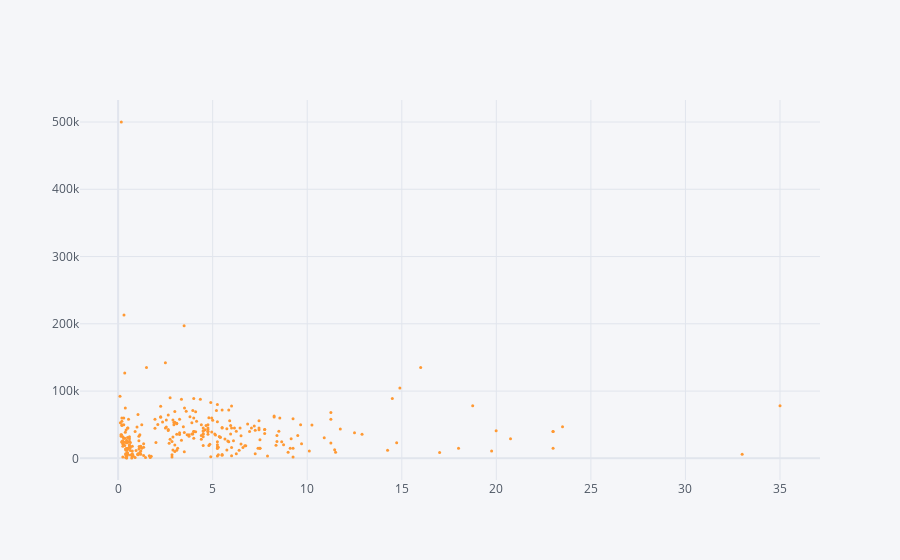

Write notebook code for a chart like this one.
### Code cell
df.iplot(kind='scatter', y="Kms_Driven", x="Selling_Price", mode='markers', size=3)

### Figure 1 — Plotly figure (JSON) as saved in the notebook; plotly's stock layout.template omitted (floating-point values rounded to 4 significant figures; data arrays with more than 128 entries replaced by an {"elided": "..."} marker saying what was removed)
{"data": [{"line": {"color": "rgba(255, 153, 51, 1.0)", "dash": "solid", "shape": "linear", "width": 1.3}, "marker": {"size": 3, "symbol": "circle"}, "mode": "markers", "name": "Kms_Driven", "text": "", "type": "scatter", "x": {"elided": "301 float values"}, "y": {"elided": "301 int values"}}], "layout": {"autosize": true, "legend": {"bgcolor": "#F5F6F9", "font": {"color": "#4D5663"}}, "paper_bgcolor": "#F5F6F9", "plot_bgcolor": "#F5F6F9", "title": {"font": {"color": "#4D5663"}}, "xaxis": {"autorange": true, "gridcolor": "#E1E5ED", "range": [-1.975, 37.07], "showgrid": true, "tickfont": {"color": "#4D5663"}, "title": {"font": {"color": "#4D5663"}, "text": ""}, "type": "linear", "zerolinecolor": "#E1E5ED"}, "yaxis": {"autorange": true, "gridcolor": "#E1E5ED", "range": [-37920.0, 538400.0], "showgrid": true, "tickfont": {"color": "#4D5663"}, "title": {"font": {"color": "#4D5663"}, "text": ""}, "type": "linear", "zerolinecolor": "#E1E5ED"}}}
